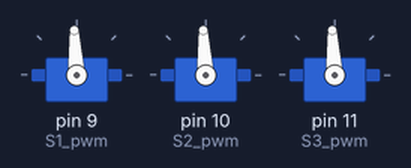
A sketch run on a simulated Arduino Uno, built with avr-gcc and run on an emulated ATmega328P. On the bench: 3 × servo. What the sketch prints to the serial monitor is not drawn.

Above: at 0.6 s.
Timing chart, 0 to 2.1 s (numbered marks = the images above):
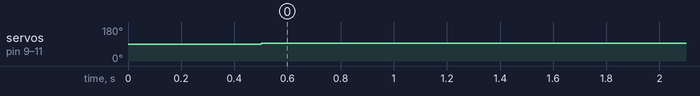

Measured:
- by itself, servo on pin 9 (S1_pwm), servo on pin 10 (S2_pwm), servo on pin 11 (S3_pwm): 90° → 93° at 0.50 s

The sketch:

calibrationAuto.ino
```cpp
// import the servo library:
#include <Servo.h>

// create an object for a servo:
Servo S1;
Servo S2;
Servo S3;

int S1_pwm = 9;
int S2_pwm = 10;
int S3_pwm = 11;

// declare variables, for use later:
int S1_angle;
int S2_angle;
int S3_angle;

// initialise the servo and the serial monitor:
void setup() {
  S1.attach(S1_pwm);
  S2.attach(S2_pwm);
  S3.attach(S3_pwm);
  Serial.begin(9600);

  delay(500);
}

void loop() {

  // scale the potentiometer value to a servo angle
  // (angles between 0 and 180 degrees can be applied):
  // S1_angle = 1550;
  // S2_angle = 1415;
  // S3_angle = 1345;

  // write the servo angle to the servo:
  // S1.writeMicroseconds(S1_angle);
  // S2.writeMicroseconds(S2_angle);
  // S3.writeMicroseconds(S3_angle);
  // S1_angle = 90;
  // S2_angle = 90;
  // S3_angle = 90;
  // S1.write(S1_angle);
  // S2.write(S2_angle);
  // S3.write(S3_angle);

  S1_angle = 1500;
  S2_angle = 1500;
  S3_angle = 1500;
  S1.writeMicroseconds(S1_angle);
  S2.writeMicroseconds(S2_angle);
  S3.writeMicroseconds(S3_angle);

  // send info to the serial monitor
  // to inform of what has just happened:
  Serial.print("Base Angle = ");
  Serial.print(S1_angle);
  Serial.println(" rads.");
  Serial.println();
  Serial.print("Elbow Angle = ");
  Serial.print(S2_angle);
  Serial.println(" rads.");
  Serial.println();
  Serial.print("Wrist Angle = ");
  Serial.print(S3_angle);
  Serial.println(" rads.");
  Serial.println();
}
```
